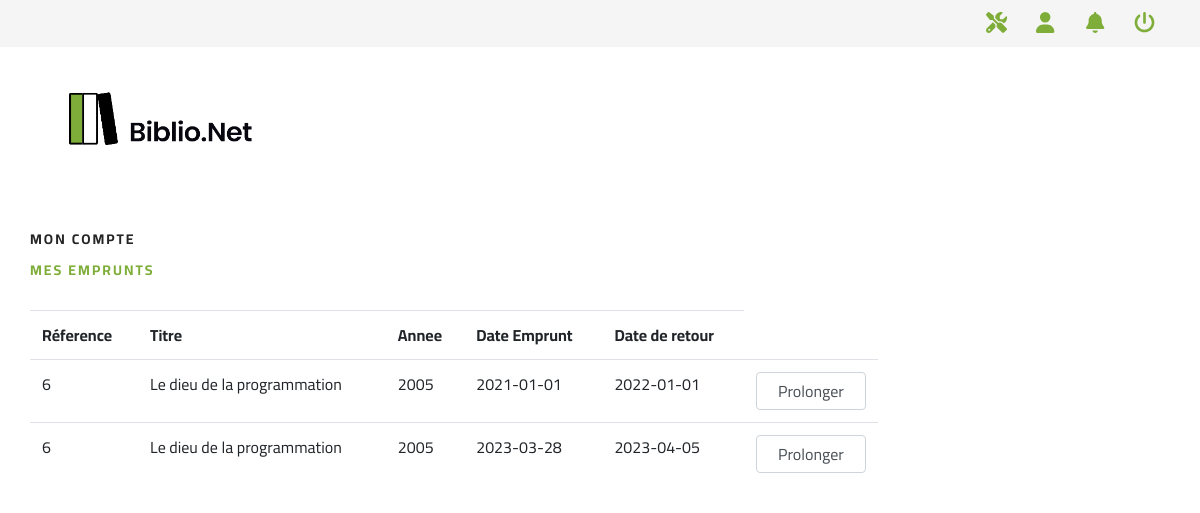
Before: /emprunt.php (signed in) with the older database file.
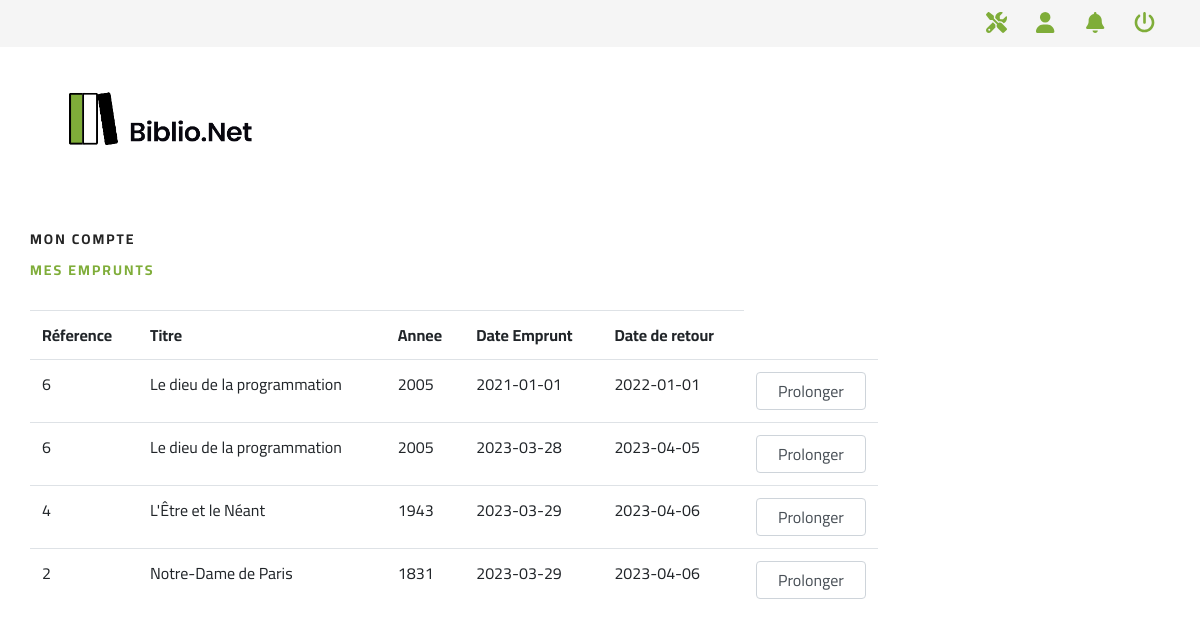
After: the same page with the newer database file.
### tables this page shows
CREATE TABLE IF NOT EXISTS `emprunt` (
  `id_emprunt` int NOT NULL AUTO_INCREMENT,
  `date` date NOT NULL,
  `delais` int NOT NULL,
  `ref_exemplaire` int NOT NULL,
  `ref_inscrit` int NOT NULL,
  PRIMARY KEY (`id_emprunt`),
  KEY `fk_emprunt_exemplaire` (`ref_exemplaire`),
  KEY `fk_emprunt_inscrit` (`ref_inscrit`)
);

CREATE TABLE IF NOT EXISTS `livre` (
  `id_livre` int NOT NULL AUTO_INCREMENT,
  `titre` varchar(50) NOT NULL,
  `annee` varchar(4) NOT NULL,
  `resume` text NOT NULL,
  `image` blob NOT NULL,
  PRIMARY KEY (`id_livre`)
);

### src/traitement/Inscrit.php (called while the page is built, shortened)
<?php
require_once __DIR__ . '/../bdd/bdd.php';
class Inscrit
{
    public function empruntUtilisateur($id_inscrit){
        $emprunt = array();
        $cobdd = new bdd("biblionet", "localhost", "", "root");
        $c = $cobdd->b->prepare("SELECT emprunt.*, livre.* FROM emprunt INNER JOIN exemplaire ON exemplaire.id_exemplaire = emprunt.ref_exemplaire INNER JOIN livre ON exemplaire.ref_livre = livre.id_livre WHERE emprunt.ref_inscrit = :id_inscrit;");
        $c->execute(array('id_inscrit' => $id_inscrit));
        while($data = $c->fetch()){
            $emprunt[]=$data;
        }
        return $emprunt;
    }
}

### src/bdd/bdd.php (called while the page is built, shortened)
<?php
class bdd
{
    public function __construct($nombdd, $host, $mdp, $username)
    {
        try {
            $this->b = new PDO('mysql:host=' . $this->host = $host . ';dbname=' . $this->nombdd = $nombdd . ';charset=utf8', $this->username = $username, $this->mdpbdd = $mdp);
        } catch (Exception $e) {
            die('Erreur : ' . $e->getMessage());
        }
    }
}
?>

### emprunt.php (the view, shortened to what this page needs)
<?php
include("src/vue/head.php");
require_once("src/traitement/Inscrit.php");
include("src/vue/header.php");
?>
<header class="header">
    <div class="container">
        <div class="row">
            <div class="col-lg-3">
                <div class="header__logo">
                    <a href="index.php">
                        <img src="assets/img/BiblioNet.png" alt="">
                    </a>
                </div>
                <nav class="header__menu">
                    <ul>
                        <li><a href="profil.php">Mon compte</a></li>
                        <li class="active"><a href="emprunt.php">Mes emprunts</a></li>
                    </ul>
                </nav>
            </div>
        </div>
    </div>
</header>
<div class="container">
    <div class="row">
        <div class="col-lg-9">
            <div class="tableau">
                <div class="panel panel-default">
                    <table class="table">
                        <tr>
                            <th>Réference</th>
                            <th>Titre</th>
                            <th>Annee</th>
                            <th>Date Emprunt</th>
                            <th>Date de retour</th>
                        </tr>
                        <?php
                        $inscrit = new Inscrit();
                        $resultat = $inscrit->empruntUtilisateur($_SESSION['id_inscrit']);
                        foreach ($resultat as $emprunt) {
                            $oldDate = $emprunt['date'];
                            $date_retour = date("Y-m-d", strtotime($oldDate.'+ '.$emprunt['delais'].' days'));
                            echo "<tr>" .
                                "<td>" . $emprunt['id_livre'] .
                                "</td><td>" . $emprunt['titre'] .
                                "</td><td>" . $emprunt['annee'] .
                                "</td><td>" . $emprunt['date'] .
                                "</td><td>" . $date_retour .
                                "</td><td>" . "<a href='emprunt.php?pro=$emprunt[id_emprunt]'><button class='form-control'>Prolonger</button></a>" .
                                "</td>" .
                                "</tr>";
                        }
                        ?>
                    </table>
                </div>
            </div>
        </div>
    </div>
</div>

### src/vue/head.php (shortened to what this page needs)
<!DOCTYPE html>
<html lang="fr">
<head>
    <link rel="stylesheet" href="assets/css/badger.css">
    <link rel="stylesheet" href="assets/css/bootstrap.min.css" type="text/css">
    <link rel="stylesheet" href="assets/css/font-awesome.min.css" type="text/css">
    <link rel="stylesheet" href="assets/css/elegant-icons.css" type="text/css">
    <link rel="stylesheet" href="assets/css/nice-select.css" type="text/css">
    <link rel="stylesheet" href="assets/css/jquery-ui.min.css" type="text/css">
    <link rel="stylesheet" href="assets/css/owl.carousel.min.css" type="text/css">
    <link rel="stylesheet" href="assets/css/slicknav.min.css" type="text/css">
    <link rel="stylesheet" href="assets/css/style.css" type="text/css">
</head>

### src/vue/header.php (shortened to what this page needs)
<div class="header__top">
    <div class="container">
        <div class="row">
            <div class="col-lg-6">
            </div>
            <div class="col-lg-6">
                <div class="header__top__right">
                    <div class="header__top__right__auth">
                        <?php
                        if (!$_SESSION['connecter']) {
                            ?>
                            <form method="post" action="">
                                <input type="text" name="email" placeholder="Adresse-mail" required/>
                                <input type="password" name="pwd" placeholder="Mot de Passe" required/>
                                <input type="submit" value="Se connecter"/>
                            </form>
                            <?php
                        } else {
                            ?>
                            <div class="container">
                                <div class="row">
                                    <div class="col-lg-3">
                                        <ul class="nav nav-pills">
                                            <li class="active"><a href="adminpage.php"><i
                                                            class="fa-solid fa-screwdriver-wrench fa-xl"
                                                            style="color: #7fad39;"></i></a></li>
                                        </ul>
                                    </div>
                                    <div class="col-lg-3">
                                        <ul class="nav nav-pills">
                                            <li class="active"><a href="profil.php?d=true"><i
                                                            class="fa-solid fa-user fa-xl"
                                                            style="color: #7fad39;"></i></a></li>
                                        </ul>
                                    </div>
                                    <a href="notification.php" class="notification">
                                    <div class="col-lg-3">
                                        <ul class="nav nav-pills">
                                            <li class="active"><i
                                                            class="fa-solid fa-bell fa-xl" style="color: #7fad39;"></i>
                                        </ul>
                                    </div>
                                    <div class="col-lg-3">
                                        <ul class="nav nav-pills">
                                            <li class="active"><a href="index.php?d=true"><i
                                                            class="fa-solid fa-power-off fa-xl"
                                                            style="color: #7fad39;"></i>
                                        </ul>
                                    </div>
                                </div>
                            </div>
                            <?php
                        }
                        ?>
                    </div>
                </div>
            </div>
        </div>
    </div>
</div>

### assets/css/badger.css (style rules this page uses)
.notification { color: white; text-decoration: none; padding: 0px 0px; position: relative; display: inline-block; border-radius: 0px; }

### assets/css/style.css (style rules this page uses)
html, body { height: 100%; font-family: "Cairo", sans-serif; -webkit-font-smoothing: antialiased; font-smoothing: antialiased; }
img { max-width: 100%; }
ul, ol { padding: 0; margin: 0; }
.header__top { background: #f5f5f5; }
.header__top__right { text-align: right; padding: 10px 0 13px; }
.header__top__right__auth { display: inline-block; }
.header__top__right__auth a { display: block; font-size: 14px; color: #1c1c1c; }
.header__logo { padding: 15px 0; }
.header__logo a { display: inline-block; }
.header__menu { padding: 24px 0; }
.header__menu ul li { list-style: none; display: inline-block; margin-right: 50px; position: relative; }
.header__menu ul li.active a { color: #7fad39; }
.header__menu ul li:last-child { margin-right: 0; }
.header__menu ul li a { font-size: 14px; color: #252525; text-transform: uppercase; font-weight: 700; letter-spacing: 2px; -webkit-transition: all, 0.3s; -moz-transition: all, 0.3s; -ms-transition: all, 0.3s; -o-transition: all, 0.3s; transition: all, 0.3s; padding: 5px 0; display: block; }
@media only screen and (min-width: 1200px) { .container { max-width: 1170px; } }

Changed rows visible on the page:
added emprunt: livre.id_livre "4", livre.titre "L'Être et le Néant", livre.annee "1943", date "2023-03-29", date_retour "2023-04-06"
added emprunt: livre.id_livre "2", livre.titre "Notre-Dame de Paris", livre.annee "1831", date "2023-03-29", date_retour "2023-04-06"
